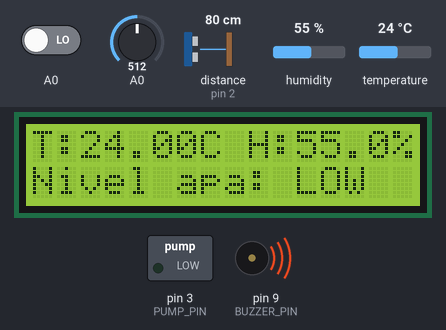
A sketch run on a simulated Arduino Uno, built with avr-gcc and run on an emulated ATmega328P. Parts: 16×2 character LCD, switched loads named in the sketch (green lamp = pin HIGH), buzzer (waves = sounding). Wiring (inferred from the names in the program): ultrasonic range finder: trigger pin 8; echo pin 2. The test bench sets the inputs (shaded band); at power-on: distance to the obstacle (sensor on pin 2) 80 cm, A0 LOW, humidity 55 %, temperature 24 °C, A0 = 512. The echo pulse lasts 58.3 µs per cm; pins used as bus, display or sensor lines are not drawn.

Above: at 1.28 s.
1.3 s: distance to the obstacle (sensor on pin 2) set to 10 cm
4.1 s: distance to the obstacle (sensor on pin 2) set to 7 cm
At 4.7 s:
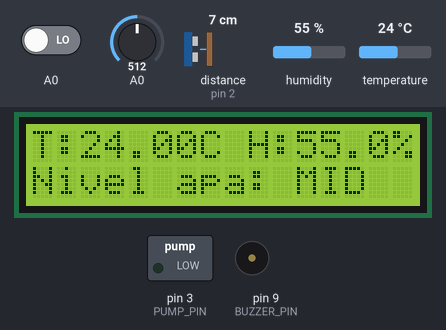
5.7 s: distance to the obstacle (sensor on pin 2) set to 3 cm
At 6.3 s:
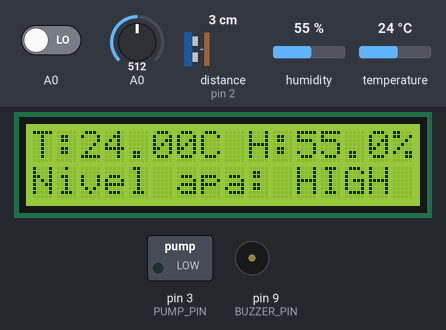
7.5 s: A0 driven HIGH
At 8.6 s:
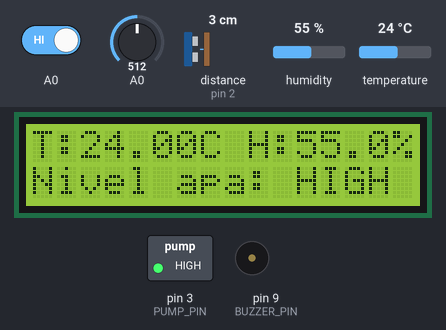
9.0 s: humidity set to 22 %
At 9.6 s:
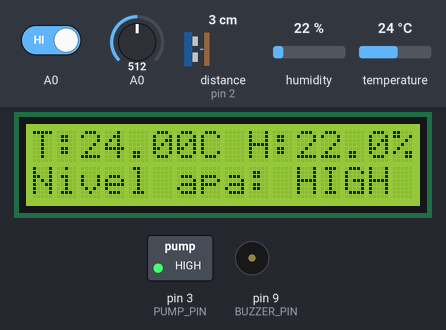
10.7 s: temperature set to 12 °C
At 11.0 s:
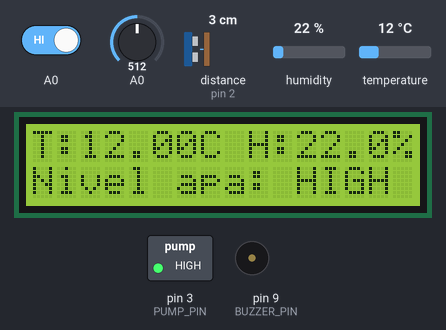
Timing chart, 0 to 13.2 s (numbered marks = the images above; inputs shaded):
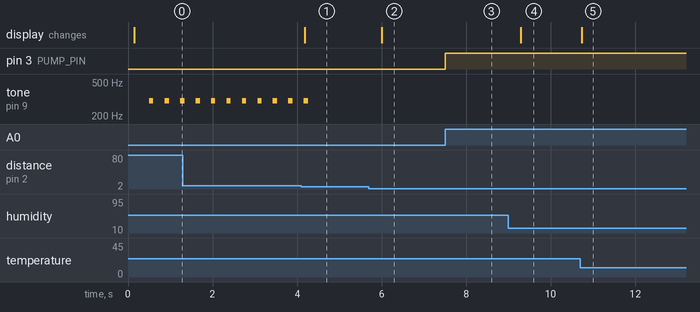

Measured:
- the behaviour switches between 9 and 8 cm on distance to the obstacle (sensor on pin 2) (found by bisection; images 0 and 1)
- the behaviour switches between 5 and 4 cm on distance to the obstacle (sensor on pin 2) (found by bisection; images 1 and 2)
- after the input at 4.1 s, tone on pin 9 (BUZZER_PIN): goes on until 4.3 s, then stays silent; the display: changes after 0.08 s (image 1)
- after the input at 5.7 s, the display: changes after 0.30 s (image 2)
- after the input at 7.5 s, pin 3 (PUMP_PIN): LOW → HIGH at once
- after the input at 9.0 s, the display: changes after 0.29 s (image 4)
- after the input at 10.7 s, the display: changes at once (image 5)
- by itself, tone on pin 9 (BUZZER_PIN): alternates 300 Hz for 0.10 s and silent for 0.26 s

The sketch:

PlantMonitoringWateringSystem.ino
```cpp
#include <Wire.h>
#include <LiquidCrystal_I2C.h>
#include <AHTxx.h>

LiquidCrystal_I2C lcd(0x27,16,2);
AHTxx aht10(AHTXX_ADDRESS_X38, AHT1x_SENSOR); //sensor address, sensor type

const int trigPin = 8;
const int echoPin = 2;
const int PUMP_PIN = 3;
const int BUZZER_PIN = 9;
const int SOIL_PIN = 0;
volatile bool isWaterLow = false;
float ahtValue;                               //to store T/RH result
volatile int soilHumidity = 0;


#define max_distance 30 // cm

void setup() {
  Serial.begin(9600);
  pinMode(PUMP_PIN, OUTPUT);
  pinMode(trigPin, OUTPUT);
  pinMode(echoPin, INPUT);

  // Initialize LCD
  lcd.init();
  lcd.backlight();
  lcd.setCursor(0,0);
  lcd.print("T:");
  lcd.setCursor(7, 0);
  lcd.print("C");
  lcd.print(" H:");
  lcd.setCursor(0,1);
  lcd.print("Nivel apa:");

  // Attach interrupt for echo pin
  attachInterrupt(digitalPinToInterrupt(echoPin), waterLevelInterrupt, CHANGE);

  // Enable PIN CHANGE interrupts for port C
  PCICR |= B00000010;
  // Enable pin A0 by modifying the pin change mask
  PCMSK1 |= B00000001;
}

ISR(PCINT1_vect) {
  if(analogRead(A0) > soilHumidity) {
    soilHumidity = analogRead(A0);
    startPump(255);
  } else {
    soilHumidity = analogRead(A0);
    startPump(0);
  }
}

void startPump(int speed) {
  // Start the pump with PWM
  analogWrite(PUMP_PIN, speed);
}

void waterLevelInterrupt() {
  if (isWaterLow == true) {
    analogWrite(PUMP_PIN, 0);
    tone(BUZZER_PIN, 300, 100);

  }
  else {
    // startPump(255);
    noTone(BUZZER_PIN);

  }
}

float measureDistance() {
  // Trigger the ultrasonic sensor
  digitalWrite(trigPin, LOW);
  delayMicroseconds(2);
  digitalWrite(trigPin, HIGH);
  delayMicroseconds(10);
  digitalWrite(trigPin, LOW);

  // Measure the duration of the echo
  long duration = pulseIn(echoPin, HIGH);

  // Convert the duration to distance in cm
  float distance = duration * 0.034 / 2; // Speed of sound is approximately 34 cm/ms

  return distance;
}

void loop() {
  long distance = 0;
  ahtValue = aht10.readTemperature(); //read 6-bytes via I2C
  if(ahtValue != AHTXX_ERROR) {
    lcd.setCursor(2, 0);
    lcd.print(ahtValue);
  }
  ahtValue = aht10.readHumidity();
  distance = measureDistance();
  if(ahtValue != AHTXX_ERROR) {
    lcd.setCursor(11, 0);
    lcd.print(ahtValue);
    lcd.setCursor(15, 0);
    lcd.print("%");
  }
  lcd.setCursor(11,1);
  lcd.print("      ");
  lcd.setCursor(11,1);


  if(distance <4) {
    lcd.print("HIGH");
    isWaterLow = false;
  } else if (distance >= 4 && distance <=7) {
    lcd.print("MID");
    isWaterLow = false;
  } else {
    lcd.print("LOW");
    isWaterLow = true;
  }
  delay(300);
}
```
